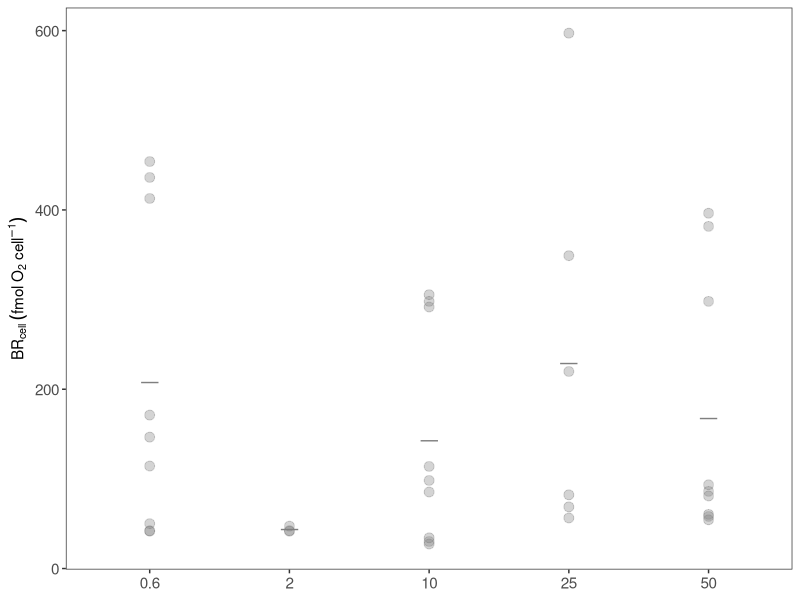

Here is the R script that generated this plot: (Note: this script raises an error after producing the figure.)
#~~~~~~~~~~~~~~~~~~~~~~~~~~~~README~~~~~~~~~~~~~~~~~~~~~~~~~~~~~~~~~~~~~~~~~~~~
# Script for producing figures of Bacterial Carbon Metabolism 
# (Respiration, Carbon demand, growth efficiency)
# 

# loading packages
 library(tidyverse)
 library(cowplot)

# loading data
 data <-read_csv("Data/03_Bact-carb-metab-tidydata.csv")
 
# convert some variables to factors
data$Cu_level <- as.factor(data$Cu_level)
data$Strain<- as.factor(data$Strain)
data$Category <- as.factor(data$Category)

glimpse(data)
 
# setting the order of factors for plotting
data$Strain<- factor(data$Strain, levels = c("Dokd_P16",
																						 "R.pomeroyi",
																						 "PAlt_P26"))
 
data$Strain<- factor(data$Category, levels = c("BR_per_day",
                                              "BP",
                                              "BCD",
                                              "BGE"))
 
levels(data$Category)
levels(data$Strain)

#-------------------
# Plot

 p1 <-data%>%
      filter(Category == "BR_cell_day")%>%
    	group_by(Cu_level, Strain)%>%
	    ggplot(aes(x = Cu_level,y = Value, color = Strain))+
      stat_summary(fun.y = mean, geom = "point", pch = "_", size = 7)+
	    geom_point(alpha = 1/3,size = 3)+
	    facet_wrap(~Strain, scales = "free_y")+
      scale_color_manual(values = c("#009E73","#666666","#0072B2"))+
     # annotate ("rect", limits = c(min_xy, max_xy), alpha = .3, fill = "gray")+
    #  annotate("rect", xmin=1.8, xmax=3.3, ymin=0.0, ymax=600, alpha=.3, fill="gray")+
    #  scale_y_continuous(expand=c(0,0))+
	   ylab(expression("BR"[cell]~(fmol~O[2]~cell^{-1})))+
	    guides(colour = FALSE)+
      theme_bw()+
      theme(legend.position = "none",
         strip.text= element_blank(),
         axis.title.x = element_blank(),
         panel.grid.major.x = element_blank(), 
         panel.grid.minor.x = element_blank(),
         panel.grid.major.y = element_blank(),
         panel.grid.minor.y = element_blank(),
         axis.text = element_text(size=11),
         axis.title.y = element_text(size=11),
         legend.text = element_text(size=11))
	   


# plotting Bact. productivity for each strain

 p2 <- data %>%
    	group_by(Cu_level, Strain)%>%
	    summarize(mean_BPy=mean(BP), std=sd(BP),prop_err=std/sqrt(n()))%>%
	       ggplot(aes(x=Cu_level,y=mean_BPy,group=1))+
	       geom_line(linetype="dashed")+
	       stat_summary(fun.y=mean, geom="point",size=4,pch=21,stroke=1.5)+
	       geom_errorbar(aes(ymin=mean_BPy-prop_err, ymax=mean_BPy+prop_err), width=.3)+
	       geom_point(data=data,aes(x=Cu_level,y=BP),alpha=1/3,size=3,color="#666666")+
	       ylab(expression("BP" ~ (fmol~ C ~ d^{-1})))+
	       facet_wrap(~Strain, scales="free_y")+
      	 guides(colour=FALSE)+
      	 theme( strip.text.x = element_blank(),
		        		axis.title.x = element_blank(),
		        		axis.text = element_text(size=15),
		        		axis.title.y = element_text(size=13))


# plotting Bact. Carbon Demand for each strain
  p3 <- data %>%
	      group_by(Cu_level, Strain)%>%
	      summarize(mean_BCD=mean(BCD),prop_err=sqrt(sum(BCD_error)^2)/length(BCD_error))%>%
	         ggplot(aes(x=Cu_level,y=mean_BCD, group=1))+
	         geom_line(linetype="dashed")+
	         stat_summary(fun.y=mean, geom="point",size=4,pch=21,stroke=1.5)+
	         geom_errorbar(aes(ymin=mean_BCD-prop_err, ymax=mean_BCD+prop_err), width=.3)+
	         geom_point(data=data,aes(x=Cu_level,y=BCD),alpha=1/3,size=3,color="#666666")+
	         facet_wrap(~Strain, scales="free_y")+
	         ylab(expression("BCD" ~ (fmol~ C ~ d^{-1})))+
	         guides(colour=FALSE)+
	         theme(strip.text.x = element_blank(),
				         axis.title.x = element_blank(),
				         axis.text = element_text(size=15),
         		     axis.title.y = element_text(size=13))

# plotting Bact.Growth Efficiency for each strain

 p4 <- data %>%
     	 group_by(Cu_level, Strain)%>%
	     summarize(mean_BGE=mean(BGE),prop_err=sqrt(sum(BGE_error)^2)/length(BGE_error))%>%
	        ggplot(aes(x=Cu_level,y=mean_BGE, group=1))+
	        geom_line(linetype="dashed")+
	        stat_summary(fun.y=mean, geom="point",size=4,pch=21,stroke=1.5)+
	        geom_errorbar(aes(ymin=mean_BGE-prop_err, ymax=mean_BGE+prop_err), width=.3)+
	        geom_point(data=data,aes(x=Cu_level,y=BGE),alpha=1/3,size=3,color="#666666")+
        	facet_wrap(~Strain, scales="free_y")+
          ylim(0.2,0.7)+
	        guides(colour=FALSE)+
	        ylab("BGE")+
	        theme( strip.text = element_blank(),
	               axis.title.x = element_blank(),
				         axis.text = element_text(size=15),
				         axis.title.y = element_text(size=13))

# arranging plots for the final figure
 plot <-plot_grid(p1,p2,p3,p4, align = "v",nrow=4)
 
# saving as tiff
 save_plot (filename="Carb_metab.tiff", plot= plot, base_height= 9, base_width = 9)
